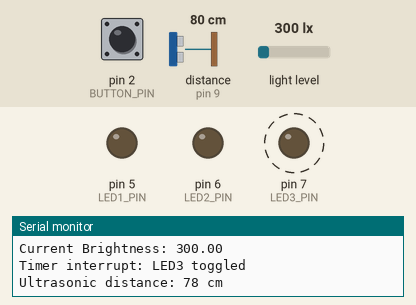
This sketch was run on a simulated Arduino Uno, built with avr-gcc and run on an emulated ATmega328P. Shown: output pins drawn as LEDs (lit = HIGH), the last lines printed to the serial monitor. Wiring (inferred from the names in the program): ultrasonic range finder: trigger pin 8; echo pin 9. Dashed ring = blinking. The test bench sets the inputs (shaded band); at power-on: distance to the obstacle (sensor on pin 9) 80 cm, pin 2 (BUTTON_PIN) HIGH, light level 300 lx. The echo pulse lasts 58.3 µs per cm; pins used as bus, display or sensor lines are not drawn.

Above: at 2.2 s.
2.3 s: distance to the obstacle (sensor on pin 9) set to 23 cm
4.5 s: distance to the obstacle (sensor on pin 9) set to 18 cm
At 5.8 s:
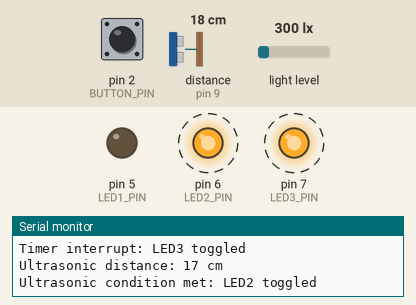
8.5 s: pin 2 (BUTTON_PIN) pulled LOW for 1.2 s
At 9.8 s:
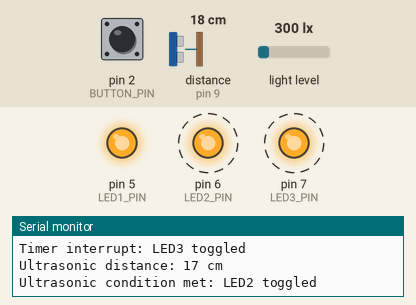
15.5 s: pin 2 (BUTTON_PIN) pulled LOW for 3.2 s
At 17.6 s:
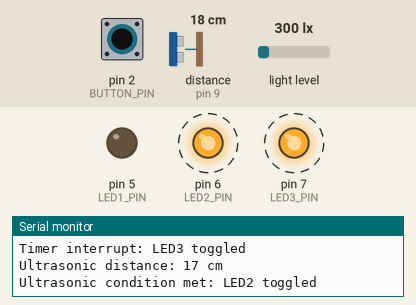
20.2 s: distance to the obstacle (sensor on pin 9) set to 35 cm
At 21.8 s:
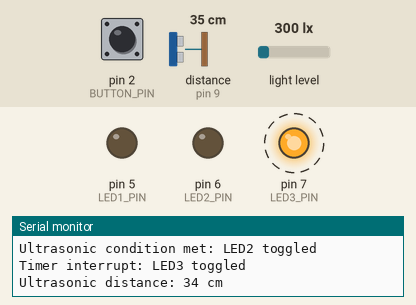
Timing chart, 0 to 24.7 s (numbered marks = the images above; inputs shaded):
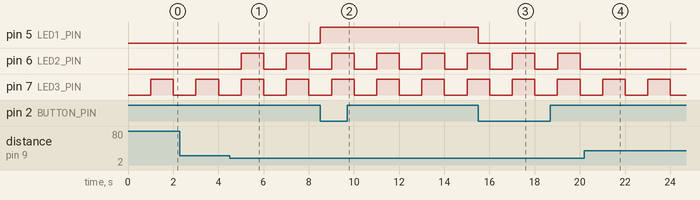

The sketch:

Task4.3D.ino
```cpp
// Code:

#include <Arduino.h>
#include <Wire.h>
#include <BH1750.h>
#include <SAMDTimerInterrupt.h>
#include <SAMD_ISR_Timer.h>

// ---------- Pin Definitions ----------
#define BUTTON_PIN 2     // Button input (interrupt)
#define LED1_PIN 5       // LED1 toggled by button

#define TRIG_PIN 8       // Ultrasonic TRIG
#define ECHO_PIN 9       // Ultrasonic ECHO
#define LED2_PIN 6       // LED2 toggled by ultrasonic condition

#define LED3_PIN 7       // LED3 toggled every 1s by timer

// ---------- Global Variables ----------
volatile bool led1State = LOW;
volatile bool led2State = LOW;
volatile bool led3State = LOW;

unsigned long lastMillis = 0;          // software timer for 1s interval
float lastBrightness = -1;             // store last brightness level

BH1750 lightMeter;                     // BH1750 object

// ---------- ISR: Button ----------
void buttonISR() {
  led1State = !led1State;
  digitalWrite(LED1_PIN, led1State);
  Serial.println("Button interrupt: LED1 toggled");
}

// ---------- Setup ----------
void setup() {
  delay(1000); // short startup delay
  Serial.begin(9600);
  while (!Serial);
  Serial.println("Task 4.3D: Starting...");

  // Pin setup
  pinMode(BUTTON_PIN, INPUT_PULLUP);
  pinMode(LED1_PIN, OUTPUT);
  pinMode(LED2_PIN, OUTPUT);
  pinMode(LED3_PIN, OUTPUT);
  pinMode(TRIG_PIN, OUTPUT);
  pinMode(ECHO_PIN, INPUT);

  // Attach button interrupt
  attachInterrupt(digitalPinToInterrupt(BUTTON_PIN), buttonISR, FALLING);

  // BH1750 init
  Wire.begin();       // Start I2C
  if (lightMeter.begin(BH1750::CONTINUOUS_HIGH_RES_MODE)) {
    Serial.println("BH1750 initialized successfully.");
  } else {
    Serial.println("Error initializing BH1750.");
  }

  Serial.println("Setup complete.");
}

// ---------- Main Loop ----------
void loop() {
  unsigned long currentMillis = millis();

  // --- Timer Interrupt (runs every 1 second) ---
  if (currentMillis - lastMillis >= 1000) {
    lastMillis = currentMillis;

    // Toggle LED3
    led3State = !led3State;
    digitalWrite(LED3_PIN, led3State);
    Serial.println("Timer interrupt: LED3 toggled");

    // --- Ultrasonic Sensor ---
    digitalWrite(TRIG_PIN, LOW);
    delayMicroseconds(2);
    digitalWrite(TRIG_PIN, HIGH);
    delayMicroseconds(10);
    digitalWrite(TRIG_PIN, LOW);

    long duration = pulseIn(ECHO_PIN, HIGH, 30000); // timeout 30ms
    long distance = duration * 0.034 / 2;

    Serial.print("Ultrasonic distance: ");
    Serial.print(distance);
    Serial.println(" cm");

    if (distance > 0 && distance < 20) {
      led2State = !led2State;
      digitalWrite(LED2_PIN, led2State);
      Serial.println("Ultrasonic condition met: LED2 toggled");
    }

    // --- BH1750 Light Sensor ---
    float lux = lightMeter.readLightLevel();
    if (lux < 0) {
      Serial.println("Error reading BH1750.");
    } else {
      // Only print if brightness changed significantly (>5 lux)
      if (abs(lux - lastBrightness) > 5) {
        if (lux > lastBrightness && lastBrightness != -1) {
          Serial.print("Brightness increased from ");
          Serial.print(lastBrightness);
          Serial.print(" → ");
          Serial.println(lux);
        }
        else if (lux < lastBrightness && lastBrightness != -1) {
          Serial.print("Brightness decreased from ");
          Serial.print(lastBrightness);
          Serial.print(" → ");
          Serial.println(lux);
        }
        else {
          Serial.print("Current Brightness: ");
          Serial.println(lux);
        }

        lastBrightness = lux; // update stored value
      }
    }
  }
}
```

Measured:
- the behaviour switches between 21 and 20 cm on distance to the obstacle (sensor on pin 9) (found by bisection; images 0 and 1)
- after the input at 4.5 s, pin 6 (LED2_PIN): alternates HIGH for 1.0 s and LOW for 1.0 s, starting after 0.51 s
- after the input at 8.5 s, pin 5 (LED1_PIN): LOW → HIGH at once
- after the input at 15.5 s, pin 5 (LED1_PIN): HIGH → LOW at once
- after the input at 20.2 s, pin 6 (LED2_PIN): stops changing and stays LOW
- by itself, pin 7 (LED3_PIN): alternates HIGH for 1.0 s and LOW for 1.0 s
